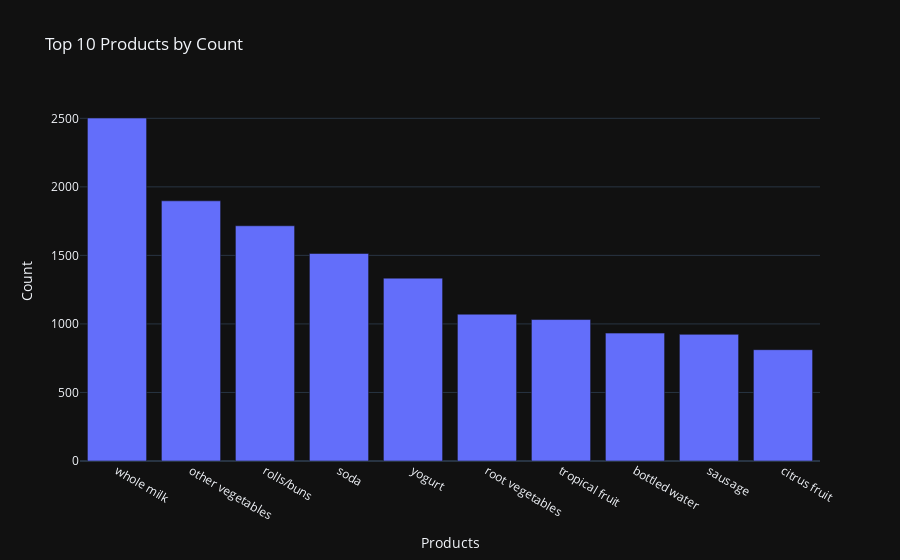

Notebook source saved alongside this figure:
### Code cell
x = df['itemDescription'].value_counts()
x = x.sort_values(ascending=False)
x = x[:10]

distribution_plot(x=x.index, y=x.values, yaxis="Count", xaxis="Products")

### Figure 1 — Plotly figure (JSON) as saved in the notebook; plotly's stock layout.template omitted (floating-point values rounded to 4 significant figures)
{"data": [{"type": "bar", "x": ["whole milk", "other vegetables", "rolls/buns", "soda", "yogurt", "root vegetables", "tropical fruit", "bottled water", "sausage", "citrus fruit"], "y": [2502, 1898, 1716, 1514, 1334, 1071, 1032, 933, 924, 812]}], "layout": {"title": {"text": "Top 10 Products by Count"}, "xaxis": {"title": {"text": "Products"}}, "yaxis": {"title": {"text": "Count"}}}}
